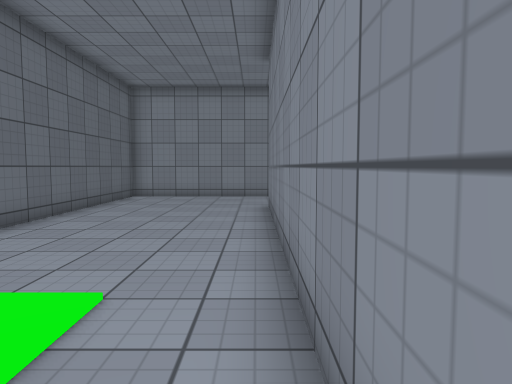
[1] (above)

18 first-person views from a walk through a 3-D level made in the Unity game engine. The camera is 1.3 m above the floor, tilts 4° down and sees 70° across. The floor is counted in squares, 1 m on a side. Each view is taken from the middle of a square. On the plan, view 1 faces up. The plan holds only what a view shows up to about 15 squares ahead; the rest is blank. The place goes on beyond the plan. The player is left out. Surface patterns are stand-ins for the level's own textures.

[2]
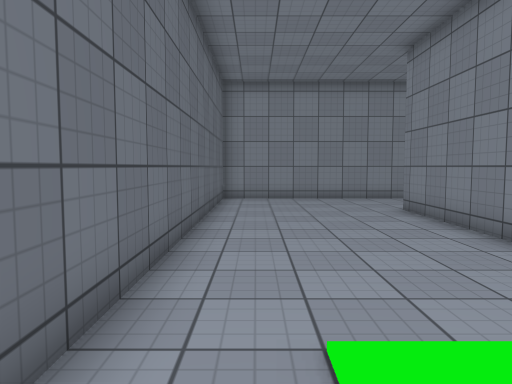

[3]
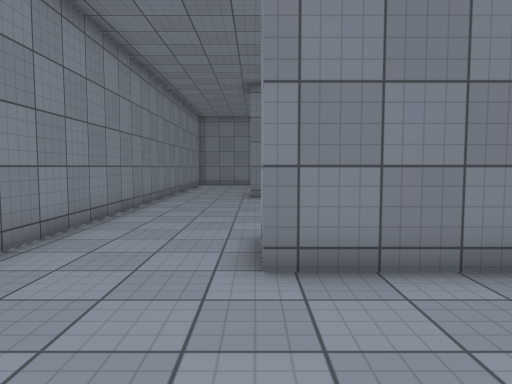

[4]
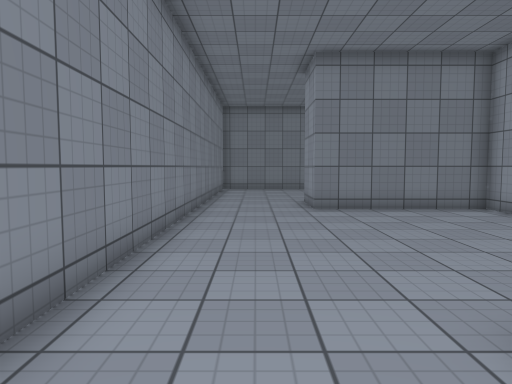

[5]
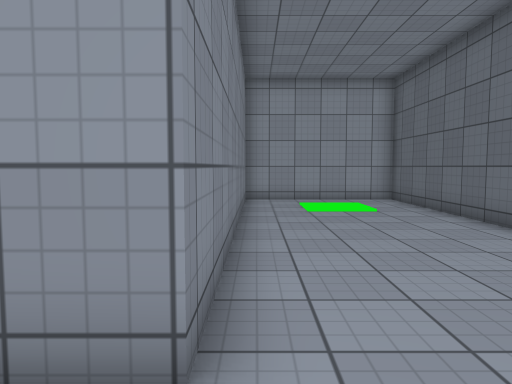

[6]
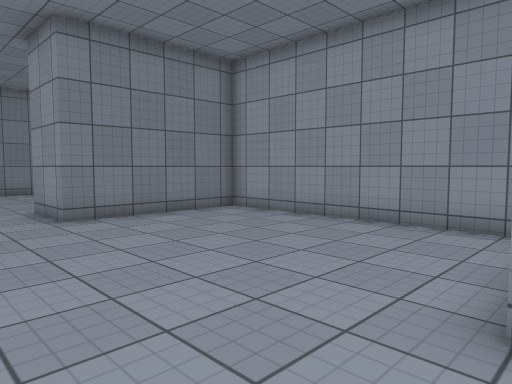

[7]
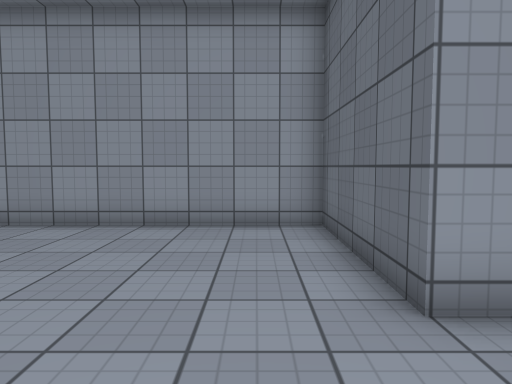

[8]
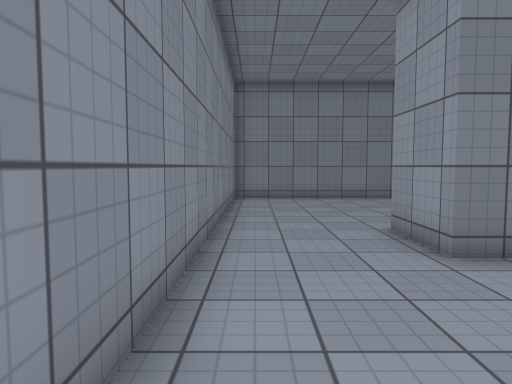

[9]
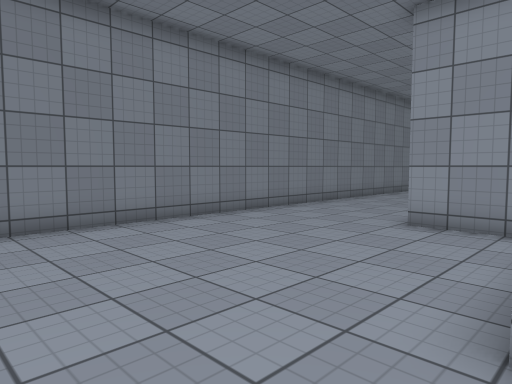

[10]
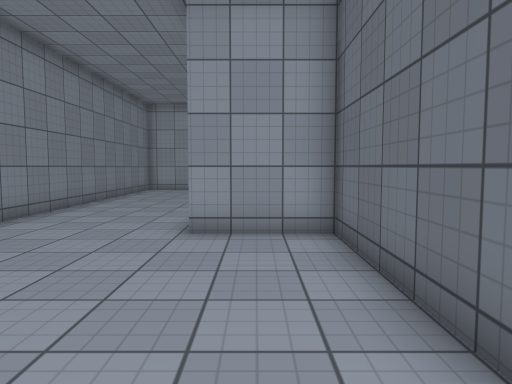

[11]
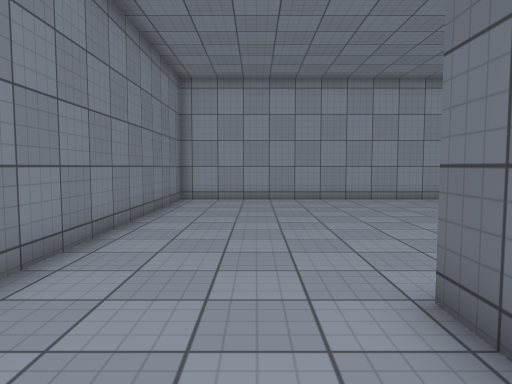

[12]
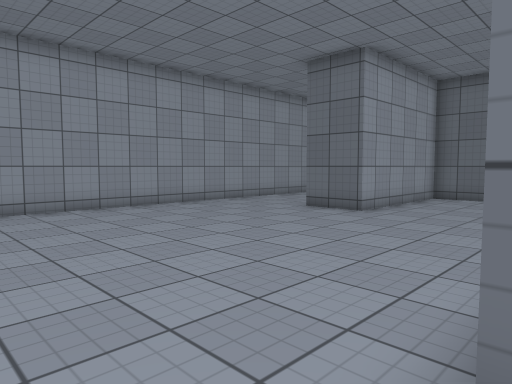

[13]
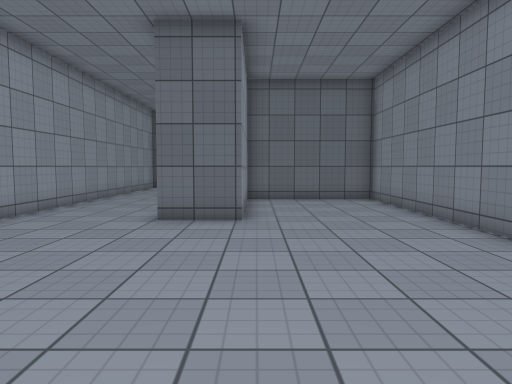

[14]
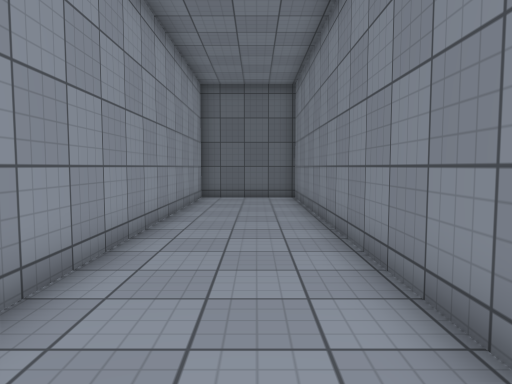

[15]
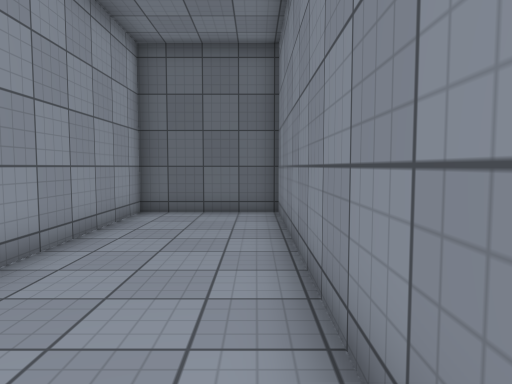

[16]
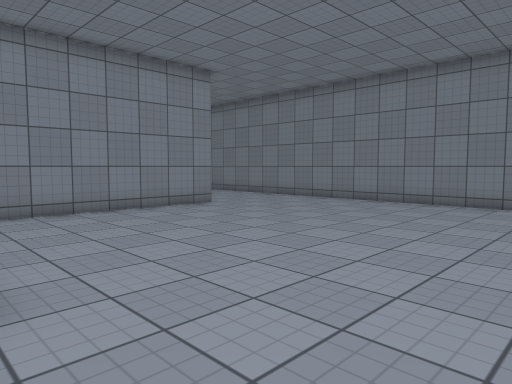

[17]
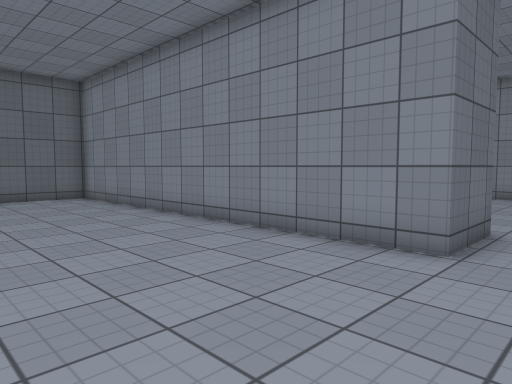

[18]
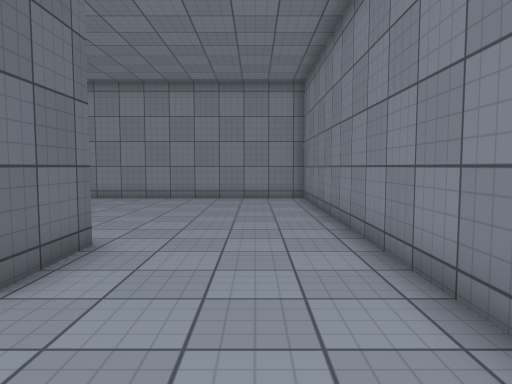

### Floor plan
Ten units are one square. View 1 is at (0, 0); x grows to the right and y downward. Boxes are objects, and circles mark ways between rooms. Rooms are numbered by the first view taken in them; rooms with no view inside come last. Other rooms are left out.
<svg viewBox="-58 -164 272 232">
<path fill="none" stroke="#000" d="M4 0 4 -119 25 -119 25 -70 111 -70 111 -122M104 -159 -53 -159 -53 3 4 3M78 24 -53 24 -53 63 209 63 209 -159 104 -159M135 -119 135 -70 163 -70 163 -46 25 -46 25 3 83 3 83 24M111 -122 135 -122"/>
<circle cx="110" cy="-140" r="3" fill="#2a7"/>
<text x="0" y="-90">1</text>
<text x="120" y="-20">2</text>
</svg>
Room 1 opens to room 2.

Where each view was taken, in squares from view 1:
view 1: 0 up, 0 right, facing up
view 2: 1 up, 4 left, facing up
view 3: 12 up, 4 left, facing right
view 4: 14 up, 0 right, facing right
view 5: 14 up, 0 right, facing down
view 6: 15 up, 2 right, facing down-right
view 7: 15 up, 4 right, facing down
view 8: 15 up, 6 right, facing right
view 9: 15 up, 13 right, facing down-right
view 10: 14 up, 15 right, facing down
view 11: 8 up, 18 right, facing down
view 12: 5 up, 18 right, facing down-left
view 13: 0 up, 17 right, facing left
view 14: 4 down, 10 right, facing left
view 15: 3 down, 5 right, facing left
view 16: 6 down, 8 right, facing up-right
view 17: 1 down, 18 right, facing up-left
view 18: 1 up, 19 right, facing up
